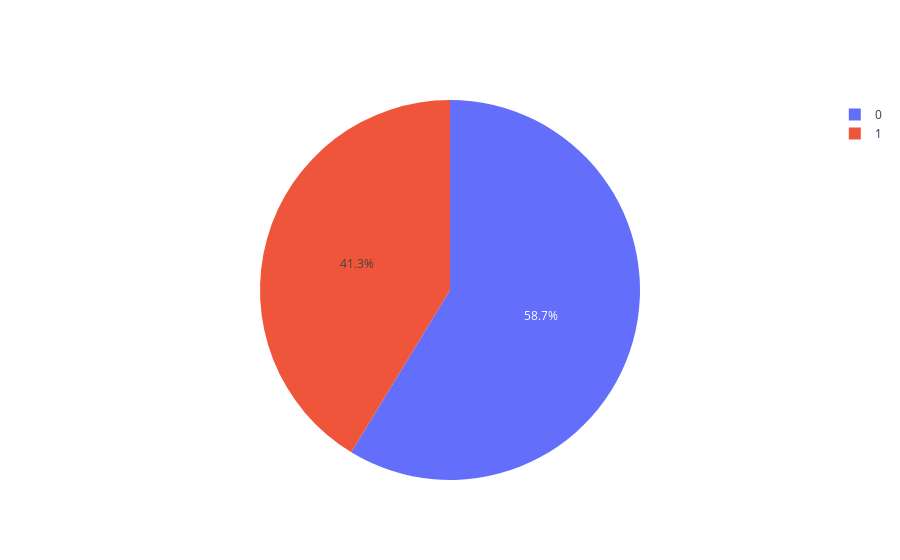

The code cell stored with this chart in its notebook:
### Markdown cell above
Generamos la distribucion de Bernoulli sobre los numeros aleatorios del rango de valores establecido, contabilizamos y graficamos los datos obtenidos.

### Code cell
distribucion = distribucion_bernoulli(numeros_congruencia, minimo, maximo)

print(f'{distribucion}\n')

distribucion_bernoulli_grafico(distribucion)

### Figure 1 — Plotly figure (JSON) as saved in the notebook; plotly's stock layout.template omitted (floating-point values rounded to 4 significant figures)
{"data": [{"labels": [0, 1], "type": "pie", "values": [108, 76]}], "layout": {}}
